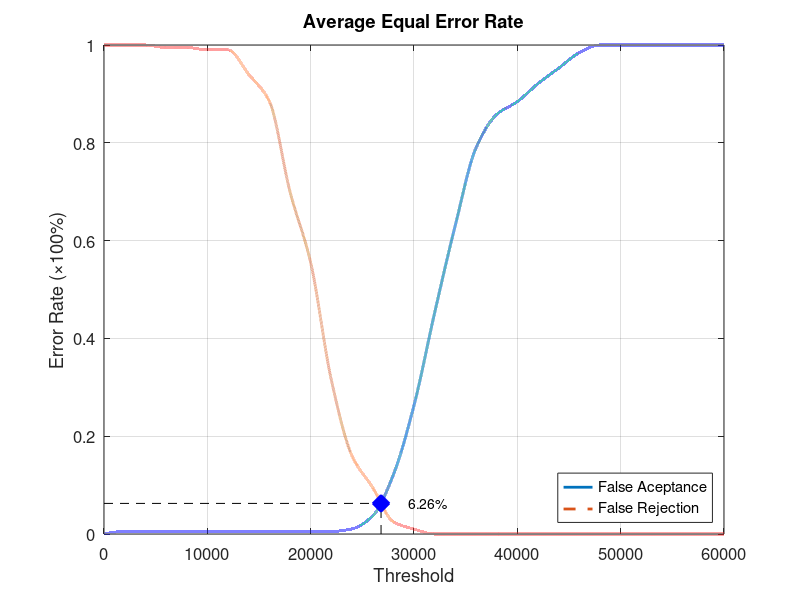
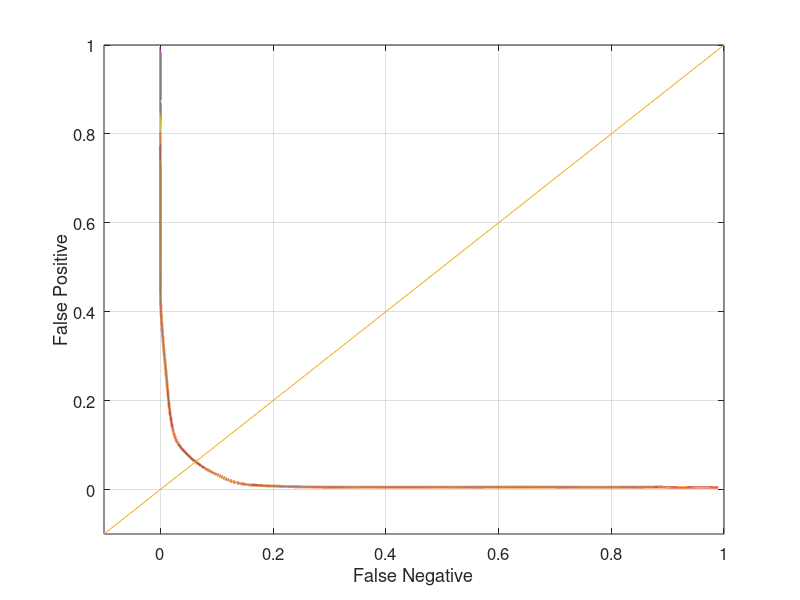

Recreate these plots in MATLAB, in order.
function yEER = Database2_4
close all;
clear;
clc;
x = 0:2000:60000;
xq = 0:0.5:60000;

y0 = [0 0.00526316 0.00526316 0.00526316 0.00526316 0.00526316 0.00526316 0.00526316 0.00526316 0.00526316 0.00526316 0.00526316 0.0105263 0.0368421 0.121053 0.263158 0.452632 0.631579 0.789474 0.857895 0.884211 0.921053 0.952632 0.984211 1 1 1 1 1 1 1];
yy0 = interp1(x, y0, xq, 'pchip');
y1 = [1 1 1 0.995 0.995 0.99 0.99 0.94 0.885 0.7 0.555 0.315 0.16 0.095 0.025 0.01 0 0 0 0 0 0 0 0 0 0 0 0 0 0 0];
yy1 = interp1(x, y1, xq, 'pchip');

% Calculating EER: 
y2 = abs(y0 - y1);
find(y2 == min(y2))
yy2 = abs(yy0 - yy1);
xEER = find(yy2 == min(yy2));
xEERIndex = xq(xEER) % X-axis EER
yEER = yy0(xEER) % Y-axis EER

main = figure
plot(xq, yy0,'-','LineWidth', 2);	hold on
plot(xq, yy1,'--','LineWidth', 2);	hold on
plot([xEERIndex xEERIndex], [0 yEER], 'k--');	hold on
plot([0 xEERIndex], [yEER yEER], 'k--');	hold on
plot(xEERIndex, yEER, 'bx', 'LineWidth', 10);	hold on
text(xEERIndex + 10 * xEERIndex / 100, yEER, [num2str(round((10000 * yEER)) / 100) '%'])
legend('False Aceptance', 'False Rejection', 'Location', 'SouthEast')
xlabel('Threshold')
ylabel('Error Rate (\times100%)')
title('Average Equal Error Rate')
set(gca, 'FontSize', 12)
axis([0 60000 0 1])
grid on

print(main, 'Database2_4Main', '-dpng');
FNRxFPR = figure('Color', [1 1 1]);
plot(yy1, yy0, '-', yy1, yy0, 'LineWidth', 2);
hold on
y = -0.1:0.1:1
plot(y, y); 
set(gca, 'FontSize', 12)
xlabel('False Negative')
ylabel('False Positive')
axis([-0.1 1 -0.1 1])
set(gca, 'FontSize', 12)
grid on

print(FNRxFPR, 'Database2_4FNRxFPR','-dpng');
end
